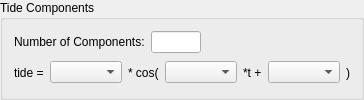
    <widget class="QGroupBox" name="groupBox_2">
     <property name="title">
      <string>Tide Components</string>
     </property>
     <layout class="QGridLayout" name="gridLayout_2">
      <item row="0" column="0">
       <layout class="QHBoxLayout" name="horizontalLayout_3">
        <item>
         <widget class="QLabel" name="label_13">
          <property name="sizePolicy">
           <sizepolicy hsizetype="Minimum" vsizetype="Preferred">
            <horstretch>0</horstretch>
            <verstretch>0</verstretch>
           </sizepolicy>
          </property>
          <property name="maximumSize">
           <size>
            <width>200</width>
            <height>16777215</height>
           </size>
          </property>
          <property name="toolTip">
           <string>&lt;html&gt;&lt;head/&gt;&lt;body&gt;&lt;p&gt;Number of tide components (i) in tide equation eq:&lt;/p&gt;&lt;p&gt;&lt;span style=&quot; font-style:italic;&quot;&gt;tide = Σ[ A&lt;/span&gt;&lt;span style=&quot; font-style:italic; vertical-align:sub;&quot;&gt;i&lt;/span&gt;&lt;span style=&quot; font-style:italic;&quot;&gt; * cos(ω&lt;/span&gt;&lt;span style=&quot; font-style:italic; vertical-align:sub;&quot;&gt;i&lt;/span&gt;&lt;span style=&quot; font-style:italic;&quot;&gt;*t + φ&lt;/span&gt;&lt;span style=&quot; font-style:italic; vertical-align:sub;&quot;&gt;i&lt;/span&gt;&lt;span style=&quot; font-style:italic;&quot;&gt;) ]&lt;/span&gt;&lt;/p&gt;&lt;p&gt;where:&lt;/p&gt;&lt;p&gt;&lt;span style=&quot; font-style:italic;&quot;&gt;tide &lt;/span&gt;- canal water level with respect to MSL [m AMSL]&lt;/p&gt;&lt;p&gt;&lt;span style=&quot; font-style:italic;&quot;&gt;A&lt;/span&gt;&lt;span style=&quot; font-style:italic; vertical-align:sub;&quot;&gt;i&lt;/span&gt; - amplitude [m]&lt;/p&gt;&lt;p&gt;&lt;span style=&quot; font-style:italic;&quot;&gt;ω&lt;/span&gt;&lt;span style=&quot; font-style:italic; vertical-align:sub;&quot;&gt;i&lt;/span&gt; - angular velocity [rad/s]&lt;/p&gt;&lt;p&gt;&lt;span style=&quot; font-style:italic;&quot;&gt;t&lt;/span&gt; - time [s]&lt;/p&gt;&lt;p&gt;&lt;span style=&quot; font-style:italic;&quot;&gt;φ&lt;/span&gt;&lt;span style=&quot; font-style:italic; vertical-align:sub;&quot;&gt;i&lt;/span&gt; - phase shift [-]&lt;/p&gt;&lt;p&gt;&lt;br/&gt;This number is automatically detected from the input `tide-data` table&lt;/p&gt;&lt;/body&gt;&lt;/html&gt;</string>
          </property>
          <property name="text">
           <string>Number of Components:</string>
          </property>
         </widget>
        </item>
        <item>
         <widget class="QLineEdit" name="lineEdit">
          <property name="enabled">
           <bool>true</bool>
          </property>
          <property name="maximumSize">
           <size>
            <width>50</width>
            <height>16777215</height>
           </size>
          </property>
          <property name="toolTip">
           <string>&lt;html&gt;&lt;head/&gt;&lt;body&gt;&lt;p&gt;Number of tide components (i) in tide equation eq:&lt;/p&gt;&lt;p&gt;&lt;span style=&quot; font-style:italic;&quot;&gt;tide = Σ[ A&lt;/span&gt;&lt;span style=&quot; font-style:italic; vertical-align:sub;&quot;&gt;i&lt;/span&gt;&lt;span style=&quot; font-style:italic;&quot;&gt; * cos(ω&lt;/span&gt;&lt;span style=&quot; font-style:italic; vertical-align:sub;&quot;&gt;i&lt;/span&gt;&lt;span style=&quot; font-style:italic;&quot;&gt;*t + φ&lt;/span&gt;&lt;span style=&quot; font-style:italic; vertical-align:sub;&quot;&gt;i&lt;/span&gt;&lt;span style=&quot; font-style:italic;&quot;&gt;) ]&lt;/span&gt;&lt;/p&gt;&lt;p&gt;where:&lt;/p&gt;&lt;p&gt;&lt;span style=&quot; font-style:italic;&quot;&gt;tide &lt;/span&gt;- canal water level with respect to MSL [m AMSL]&lt;/p&gt;&lt;p&gt;&lt;span style=&quot; font-style:italic;&quot;&gt;A&lt;/span&gt;&lt;span style=&quot; font-style:italic; vertical-align:sub;&quot;&gt;i&lt;/span&gt; - amplitude [m]&lt;/p&gt;&lt;p&gt;&lt;span style=&quot; font-style:italic;&quot;&gt;ω&lt;/span&gt;&lt;span style=&quot; font-style:italic; vertical-align:sub;&quot;&gt;i&lt;/span&gt; - angular velocity [rad/s]&lt;/p&gt;&lt;p&gt;&lt;span style=&quot; font-style:italic;&quot;&gt;t&lt;/span&gt; - time [s]&lt;/p&gt;&lt;p&gt;&lt;span style=&quot; font-style:italic;&quot;&gt;φ&lt;/span&gt;&lt;span style=&quot; font-style:italic; vertical-align:sub;&quot;&gt;i&lt;/span&gt; - phase shift [-]&lt;/p&gt;&lt;p&gt;&lt;br/&gt;This number is automatically detected from the input `tide-data` table&lt;/p&gt;&lt;/body&gt;&lt;/html&gt;</string>
          </property>
          <property name="readOnly">
           <bool>true</bool>
          </property>
         </widget>
        </item>
        <item>
         <spacer name="horizontalSpacer_3">
          <property name="orientation">
           <enum>Qt::Horizontal</enum>
          </property>
          <property name="sizeHint" stdset="0">
           <size>
            <width>40</width>
            <height>20</height>
           </size>
          </property>
         </spacer>
        </item>
       </layout>
      </item>
      <item row="1" column="0">
       <layout class="QHBoxLayout" name="horizontalLayout_2">
        <item>
         <widget class="QLabel" name="label_22">
          <property name="sizePolicy">
           <sizepolicy hsizetype="Preferred" vsizetype="Preferred">
            <horstretch>0</horstretch>
            <verstretch>0</verstretch>
           </sizepolicy>
          </property>
          <property name="maximumSize">
           <size>
            <width>50</width>
            <height>16777215</height>
           </size>
          </property>
          <property name="toolTip">
           <string>&lt;html&gt;&lt;head/&gt;&lt;body&gt;&lt;p&gt;Tide governing equation:&lt;/p&gt;&lt;p&gt;&lt;span style=&quot; font-style:italic;&quot;&gt;tide = Σ[ A&lt;/span&gt;&lt;span style=&quot; font-style:italic; vertical-align:sub;&quot;&gt;i&lt;/span&gt;&lt;span style=&quot; font-style:italic;&quot;&gt; * cos(ω&lt;/span&gt;&lt;span style=&quot; font-style:italic; vertical-align:sub;&quot;&gt;i&lt;/span&gt;&lt;span style=&quot; font-style:italic;&quot;&gt;*t + φ&lt;/span&gt;&lt;span style=&quot; font-style:italic; vertical-align:sub;&quot;&gt;i&lt;/span&gt;&lt;span style=&quot; font-style:italic;&quot;&gt;) ]&lt;/span&gt;&lt;/p&gt;&lt;p&gt;where:&lt;/p&gt;&lt;p&gt;&lt;span style=&quot; font-style:italic;&quot;&gt;tide &lt;/span&gt;- canal water level with respect to MSL [m AMSL]&lt;/p&gt;&lt;p&gt;&lt;span style=&quot; font-style:italic;&quot;&gt;A&lt;/span&gt;&lt;span style=&quot; font-style:italic; vertical-align:sub;&quot;&gt;i&lt;/span&gt; - amplitude [m]&lt;/p&gt;&lt;p&gt;&lt;span style=&quot; font-style:italic;&quot;&gt;ω&lt;/span&gt;&lt;span style=&quot; font-style:italic; vertical-align:sub;&quot;&gt;i&lt;/span&gt; - angular velocity [rad/s]&lt;/p&gt;&lt;p&gt;&lt;span style=&quot; font-style:italic;&quot;&gt;t&lt;/span&gt; - time [s]&lt;/p&gt;&lt;p&gt;&lt;span style=&quot; font-style:italic;&quot;&gt;φ&lt;/span&gt;&lt;span style=&quot; font-style:italic; vertical-align:sub;&quot;&gt;i&lt;/span&gt; - phase shift [-]&lt;/p&gt;&lt;/body&gt;&lt;/html&gt;</string>
          </property>
          <property name="text">
           <string>tide =</string>
          </property>
         </widget>
        </item>
        <item>
         <widget class="QComboBox" name="comboBox_2">
          <property name="sizePolicy">
           <sizepolicy hsizetype="Preferred" vsizetype="Fixed">
            <horstretch>0</horstretch>
            <verstretch>0</verstretch>
           </sizepolicy>
          </property>
          <property name="toolTip">
           <string>&lt;html&gt;&lt;head/&gt;&lt;body&gt;&lt;p&gt;Select the column with amplitude components of the tide equation:&lt;/p&gt;&lt;p&gt;&lt;span style=&quot; font-style:italic;&quot;&gt;tide = Σ[ &lt;/span&gt;&lt;span style=&quot; font-weight:600; font-style:italic;&quot;&gt;A&lt;/span&gt;&lt;span style=&quot; font-weight:600; font-style:italic; vertical-align:sub;&quot;&gt;i&lt;/span&gt;&lt;span style=&quot; font-style:italic;&quot;&gt; * cos(ω&lt;/span&gt;&lt;span style=&quot; font-style:italic; vertical-align:sub;&quot;&gt;i&lt;/span&gt;&lt;span style=&quot; font-style:italic;&quot;&gt;*t + φ&lt;/span&gt;&lt;span style=&quot; font-style:italic; vertical-align:sub;&quot;&gt;i&lt;/span&gt;&lt;span style=&quot; font-style:italic;&quot;&gt;) ]&lt;/span&gt;&lt;/p&gt;&lt;/body&gt;&lt;/html&gt;</string>
          </property>
         </widget>
        </item>
        <item>
         <widget class="QLabel" name="label_23">
          <property name="sizePolicy">
           <sizepolicy hsizetype="Preferred" vsizetype="Preferred">
            <horstretch>0</horstretch>
            <verstretch>0</verstretch>
           </sizepolicy>
          </property>
          <property name="maximumSize">
           <size>
            <width>40</width>
            <height>16777215</height>
           </size>
          </property>
          <property name="text">
           <string>* cos(</string>
          </property>
         </widget>
        </item>
        <item>
         <widget class="QComboBox" name="comboBox_3">
          <property name="sizePolicy">
           <sizepolicy hsizetype="Preferred" vsizetype="Fixed">
            <horstretch>0</horstretch>
            <verstretch>0</verstretch>
           </sizepolicy>
          </property>
          <property name="toolTip">
           <string>&lt;html&gt;&lt;head/&gt;&lt;body&gt;&lt;p&gt;Select the column with angular velocity components of the tide equation:&lt;/p&gt;&lt;p&gt;&lt;span style=&quot; font-style:italic;&quot;&gt;tide = Σ[ &lt;/span&gt;&lt;span style=&quot; font-style:italic;&quot;&gt;A&lt;/span&gt;&lt;span style=&quot; font-style:italic; vertical-align:sub;&quot;&gt;i&lt;/span&gt;&lt;span style=&quot; font-style:italic;&quot;/&gt;&lt;span style=&quot; font-style:italic;&quot;&gt;* cos(&lt;/span&gt;&lt;span style=&quot; font-weight:600; font-style:italic;&quot;&gt;ω&lt;/span&gt;&lt;span style=&quot; font-weight:600; font-style:italic; vertical-align:sub;&quot;&gt;i&lt;/span&gt;&lt;span style=&quot; font-style:italic;&quot;&gt;*t + φ&lt;/span&gt;&lt;span style=&quot; font-style:italic; vertical-align:sub;&quot;&gt;i&lt;/span&gt;&lt;span style=&quot; font-style:italic;&quot;&gt;) ]&lt;/span&gt;&lt;/p&gt;&lt;/body&gt;&lt;/html&gt;</string>
          </property>
         </widget>
        </item>
        <item>
         <widget class="QLabel" name="label_24">
          <property name="sizePolicy">
           <sizepolicy hsizetype="Preferred" vsizetype="Preferred">
            <horstretch>0</horstretch>
            <verstretch>0</verstretch>
           </sizepolicy>
          </property>
          <property name="maximumSize">
           <size>
            <width>30</width>
            <height>16777215</height>
           </size>
          </property>
          <property name="text">
           <string>*t +</string>
          </property>
         </widget>
        </item>
        <item>
         <widget class="QComboBox" name="comboBox_4">
          <property name="sizePolicy">
           <sizepolicy hsizetype="Preferred" vsizetype="Fixed">
            <horstretch>0</horstretch>
            <verstretch>0</verstretch>
           </sizepolicy>
          </property>
          <property name="toolTip">
           <string>&lt;html&gt;&lt;head/&gt;&lt;body&gt;&lt;p&gt;Select the column with phase shift components of the tide equation:&lt;/p&gt;&lt;p&gt;&lt;span style=&quot; font-style:italic;&quot;&gt;tide = Σ[ A&lt;/span&gt;&lt;span style=&quot; font-style:italic; vertical-align:sub;&quot;&gt;i&lt;/span&gt;&lt;span style=&quot; font-style:italic;&quot;&gt; * cos(&lt;/span&gt;&lt;span style=&quot; font-style:italic;&quot;&gt;ω&lt;/span&gt;&lt;span style=&quot; font-style:italic; vertical-align:sub;&quot;&gt;i&lt;/span&gt;&lt;span style=&quot; font-style:italic;&quot;&gt;*t + &lt;/span&gt;&lt;span style=&quot; font-weight:600; font-style:italic;&quot;&gt;φ&lt;/span&gt;&lt;span style=&quot; font-weight:600; font-style:italic; vertical-align:sub;&quot;&gt;i&lt;/span&gt;&lt;span style=&quot; font-style:italic;&quot;&gt;) ]&lt;/span&gt;&lt;/p&gt;&lt;/body&gt;&lt;/html&gt;</string>
          </property>
         </widget>
        </item>
        <item>
         <widget class="QLabel" name="label_25">
          <property name="sizePolicy">
           <sizepolicy hsizetype="Preferred" vsizetype="Preferred">
            <horstretch>0</horstretch>
            <verstretch>0</verstretch>
           </sizepolicy>
          </property>
          <property name="maximumSize">
           <size>
            <width>10</width>
            <height>16777215</height>
           </size>
          </property>
          <property name="text">
           <string>)</string>
          </property>
         </widget>
        </item>
       </layout>
      </item>
     </layout>
     <zorder>label_13</zorder>
     <zorder>label_15</zorder>
     <zorder>label_16</zorder>
     <zorder>label_17</zorder>
     <zorder>label_18</zorder>
     <zorder>label_19</zorder>
     <zorder>label_20</zorder>
     <zorder>label_21</zorder>
     <zorder>label_22</zorder>
     <zorder>comboBox_2</zorder>
     <zorder>label_23</zorder>
     <zorder>comboBox_3</zorder>
     <zorder>label_24</zorder>
     <zorder>comboBox_4</zorder>
     <zorder>label_25</zorder>
     <zorder>label_20</zorder>
     <zorder>lineEdit</zorder>
    </widget>
